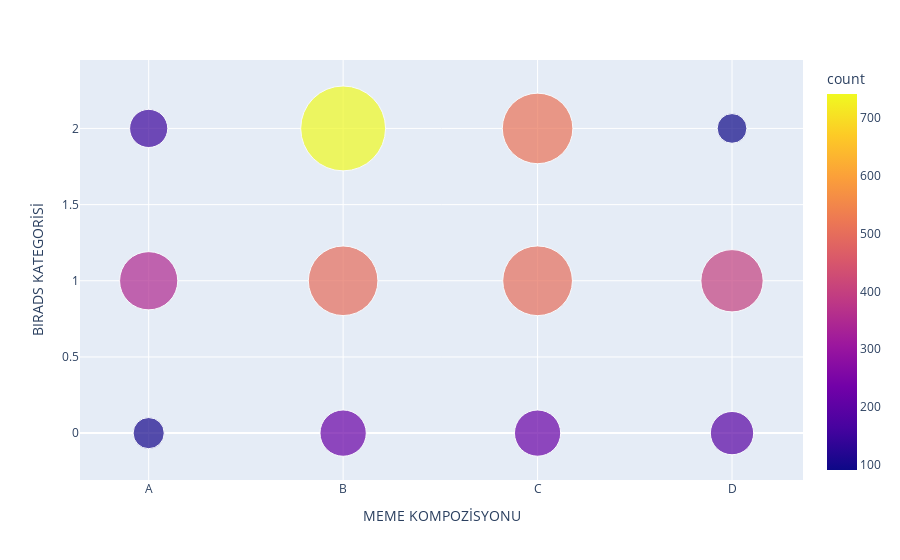

Notebook cell for this chart:
### Code cell
figure = px.scatter(using_data,
x = using_data["MEME KOMPOZİSYONU"],
y=using_data["BIRADS KATEGORİSİ"],
size=using_data["count"],
color="count",

size_max=60)

figure.show()

### Figure 1 — Plotly figure (JSON) as saved in the notebook; plotly's stock layout.template omitted (floating-point values rounded to 4 significant figures)
{"data": [{"hovertemplate": "MEME KOMPOZİSYONU=%{x}<br>BIRADS KATEGORİSİ=%{y}<br>count=%{marker.color}<extra></extra>", "legendgroup": "", "marker": {"color": [100, 221, 220, 193, 349, 499, 501, 400, 150, 742, 513, 91], "coloraxis": "coloraxis", "size": [100, 221, 220, 193, 349, 499, 501, 400, 150, 742, 513, 91], "sizemode": "area", "sizeref": 0.2061, "symbol": "circle"}, "mode": "markers", "name": "", "orientation": "v", "showlegend": false, "type": "scatter", "x": ["A", "B", "C", "D", "A", "B", "C", "D", "A", "B", "C", "D"], "xaxis": "x", "y": [0, 0, 0, 0, 1, 1, 1, 1, 2, 2, 2, 2], "yaxis": "y"}], "layout": {"coloraxis": {"colorbar": {"title": {"text": "count"}}, "colorscale": [[0, "#0d0887"], [0.1111, "#46039f"], [0.2222, "#7201a8"], [0.3333, "#9c179e"], [0.4444, "#bd3786"], [0.5556, "#d8576b"], [0.6667, "#ed7953"], [0.7778, "#fb9f3a"], [0.8889, "#fdca26"], [1, "#f0f921"]]}, "legend": {"itemsizing": "constant", "tracegroupgap": 0}, "margin": {"t": 60}, "xaxis": {"anchor": "y", "domain": [0, 1], "title": {"text": "MEME KOMPOZİSYONU"}}, "yaxis": {"anchor": "x", "domain": [0, 1], "title": {"text": "BIRADS KATEGORİSİ"}}}}
